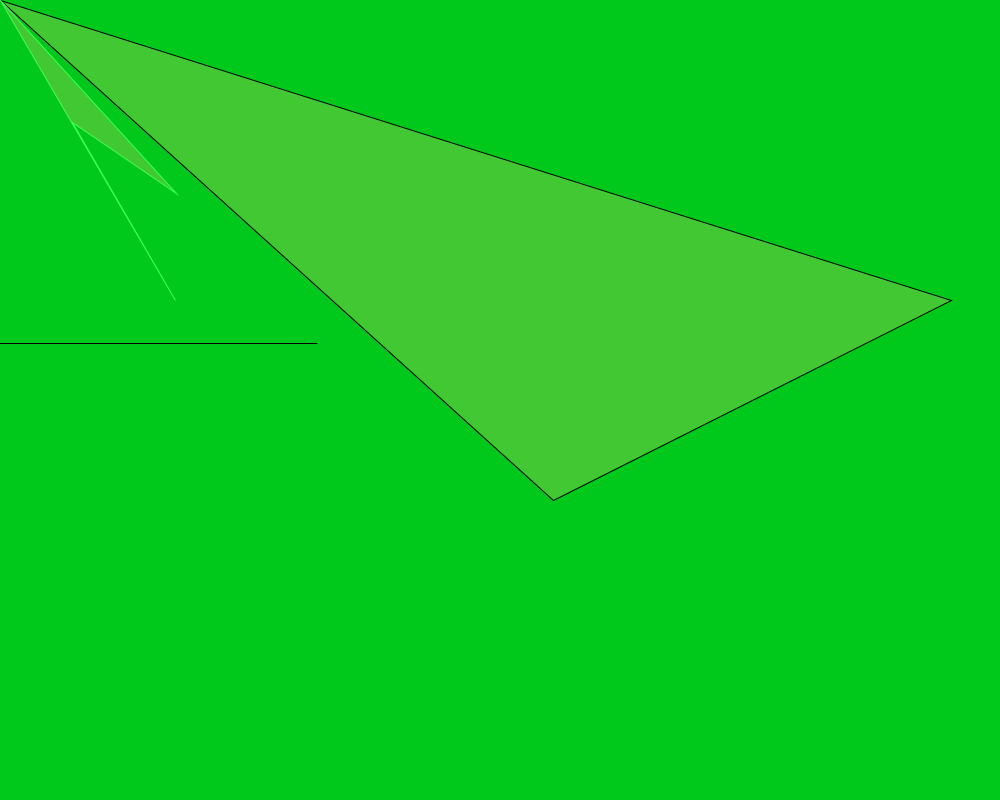
Frame 1 (no input)
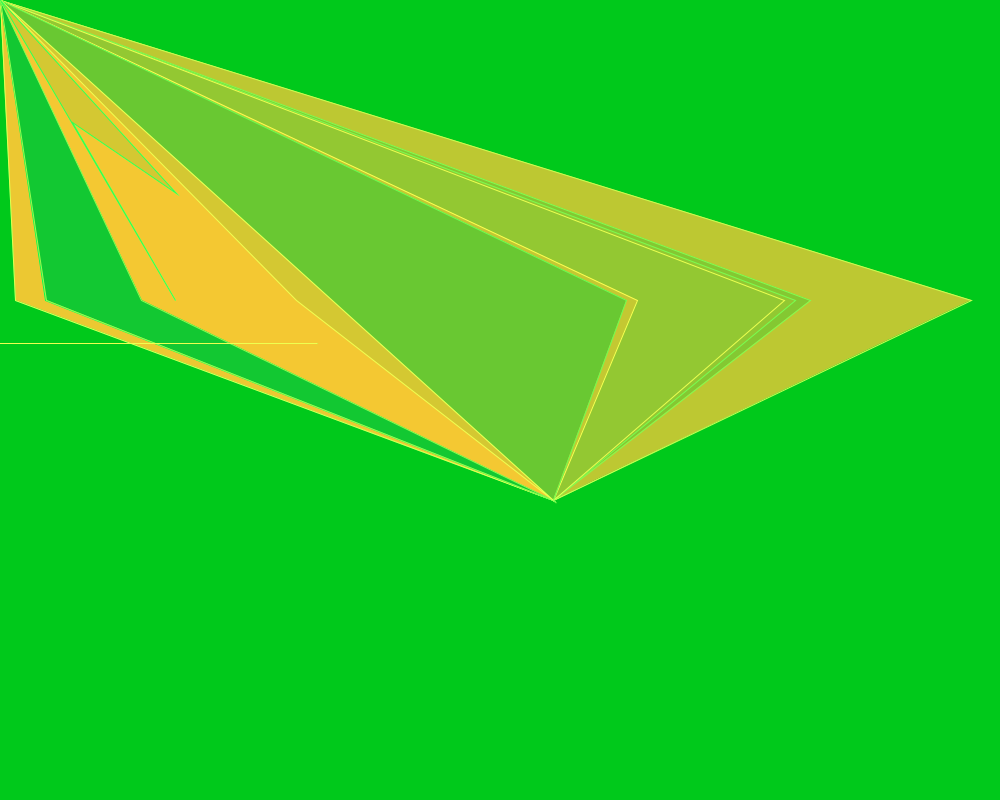
Frame 60 (the mouse pressed at the canvas centre just before this capture)
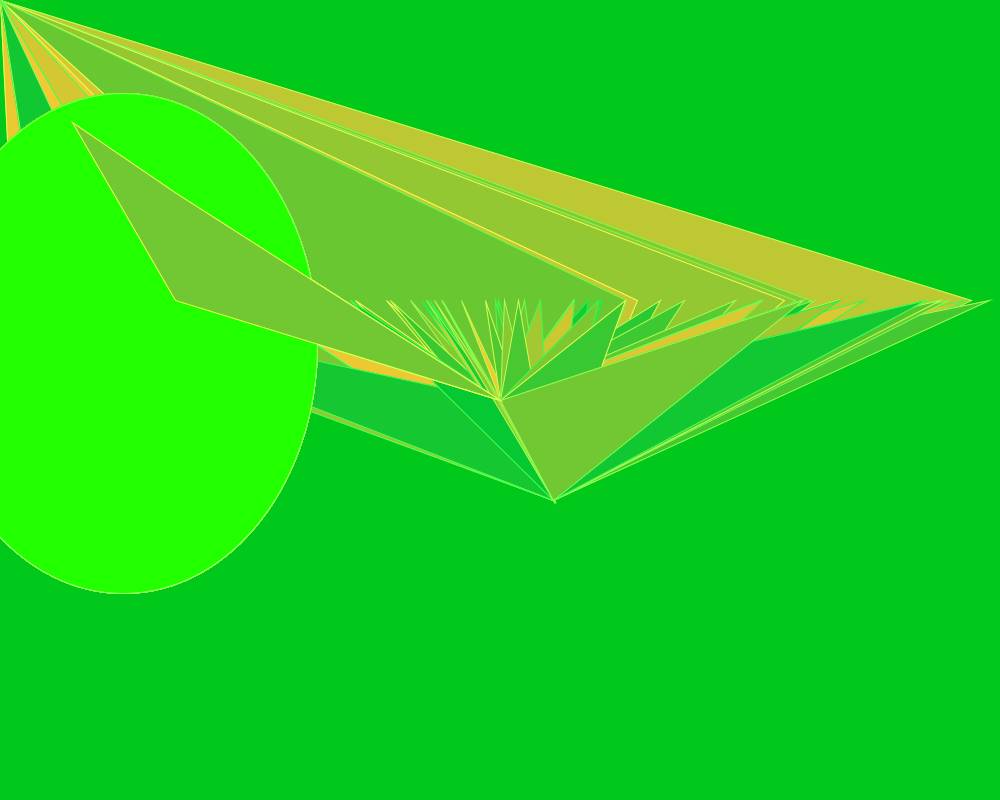
Frame 120 (the mouse held since frame 60 and released just before this capture)

The Processing sketch that drew these frames (run headless with seeded random() and noise(); from frame 60 on, the mouse is pressed at the canvas centre):

// Processing sketch: processing_83262
// ── processing_83262.pde


void setup()
{
  size (1000,800);
  background(random(0),201,27);
  smooth();
  

}
 void draw()
{
  fill(random(250),255,0);
  ellipse (123, 343,389,mouseX);
  fill(random(255),200,50);
  triangle(random(width), 300,553,500,mouseX,mouseY);
  stroke(random(260),291,80);
  strokeWeight(1);
  quad(176,193,72,122,175,300,mouseX,mouseY);
  
  
}
